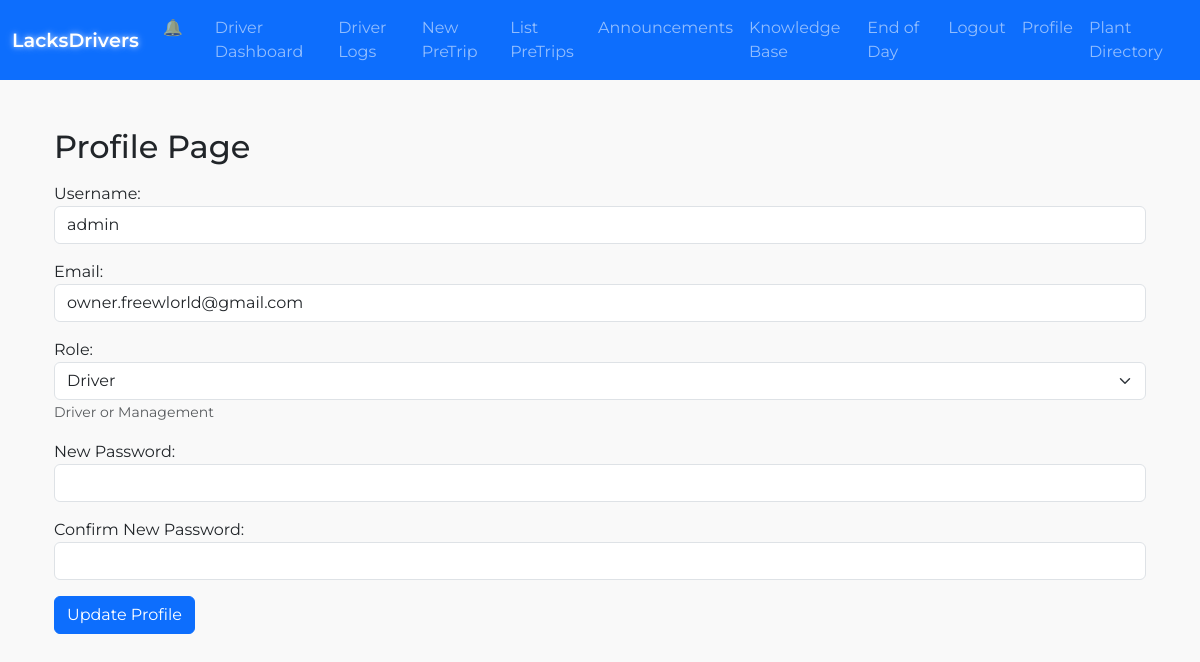
The app's page /profile (signed in) with its own data.
### lacksdrivers.py (models this page shows, shortened)
class User(db.Model, UserMixin):
    __tablename__ = "user"
    id = db.Column(db.Integer, primary_key=True)
    username = db.Column(db.String(64), unique=True, nullable=False)
    email = db.Column(db.String(120), unique=True, nullable=False)
    password_hash = db.Column(db.String(128))
    role = db.Column(db.String(20), default="driver")  # "driver" or "management"
    tasks = db.relationship("Task", backref="assigned_user", lazy="dynamic")
    driver_logs = db.relationship("DriverLog", backref="driver", lazy="dynamic")
    pretrips = db.relationship("PreTrip", backref="driver", lazy="dynamic")
    chat_messages = db.relationship("ChatMessage", backref="user", lazy="dynamic")

### lacksdrivers.py (the view, shortened to what this page needs)
@app.route("/profile", methods=["GET", "POST"])
@login_required
def profile():
    form = ProfileForm(obj=current_user)
    return render_template("profile.html", profile_form=form)

### lacksdrivers.py
class ProfileForm(FlaskForm):
    username = StringField("Username", validators=[DataRequired()])
    email = StringField("Email", validators=[DataRequired(), Email()])
    role = SelectField("Role", choices=[("driver", "Driver"), ("management", "Management")])
    new_password = PasswordField("New Password")
    confirm_password = PasswordField(
        "Confirm New Password",
        validators=[EqualTo("new_password", message="Passwords must match.")]
    )
    submit = SubmitField("Update Profile")

### lacksdrivers.py (called while the page is built)
@app.context_processor
def inject_plant_addresses():
    return dict(PLANT_ADDRESSES=PLANT_ADDRESSES)

@login_manager.user_loader
def load_user(user_id):
    return User.query.get(int(user_id))

### templates/profile.html (shortened to what this page needs)
{% extends "base.html" %}
{% block content %}
<div class="container fade-in" style="overflow-x: auto;">
  <h2 class="mt-4 mb-3">Profile Page</h2>
  <form method="POST" action="">
    <div class="mb-3">
      {{ profile_form.username.label }}:
      {{ profile_form.username(class="form-control") }}
    </div>
    <div class="mb-3">
      {{ profile_form.email.label }}:
      {{ profile_form.email(class="form-control") }}
    </div>
    <div class="mb-3">
      {{ profile_form.role.label }}:
      {{ profile_form.role(class="form-select") }}
      <small class="text-muted">Driver or Management</small>
    </div>
    <div class="mb-3">
      {{ profile_form.new_password.label }}:
      {{ profile_form.new_password(class="form-control") }}
    </div>
    <div class="mb-3">
      {{ profile_form.confirm_password.label }}:
      {{ profile_form.confirm_password(class="form-control") }}
    </div>
    {{ profile_form.submit(class="btn btn-primary hover-btn") }}
  </form>
</div>
{% endblock %}

### static/css/images/style.css (style rules this page uses)
:root { --bs-primary: #1F3A93; --bs-secondary: #2ECC71; --bs-danger: #E74C3C; --bs-success: #27AE60; --bs-warning: #F39C12; --bs-info: #3498DB; --bs-light: #f8f9fa; --bs-dark: #2C3E50; }

### templates/base.html (style rules this page uses)
body { font-family: 'Montserrat', sans-serif; background-color: #f9f9f9; margin: 0; padding: 0; }
.hover-btn { transition: transform 0.2s ease, background-color 0.2s ease; }
.fade-in { opacity: 0; animation: fadeInAnimation 0.6s forwards; }

### records on screen
User: username "admin", email "owner.freewlorld@gmail.com", role "Driver"

### other values on screen
{{ profile_form.username.label }} "Username"
{{ profile_form.email.label }} "Email"
{{ profile_form.role.label }} "Role"
{{ profile_form.new_password.label }} "New Password"
{{ profile_form.confirm_password.label }} "Confirm New Password"
